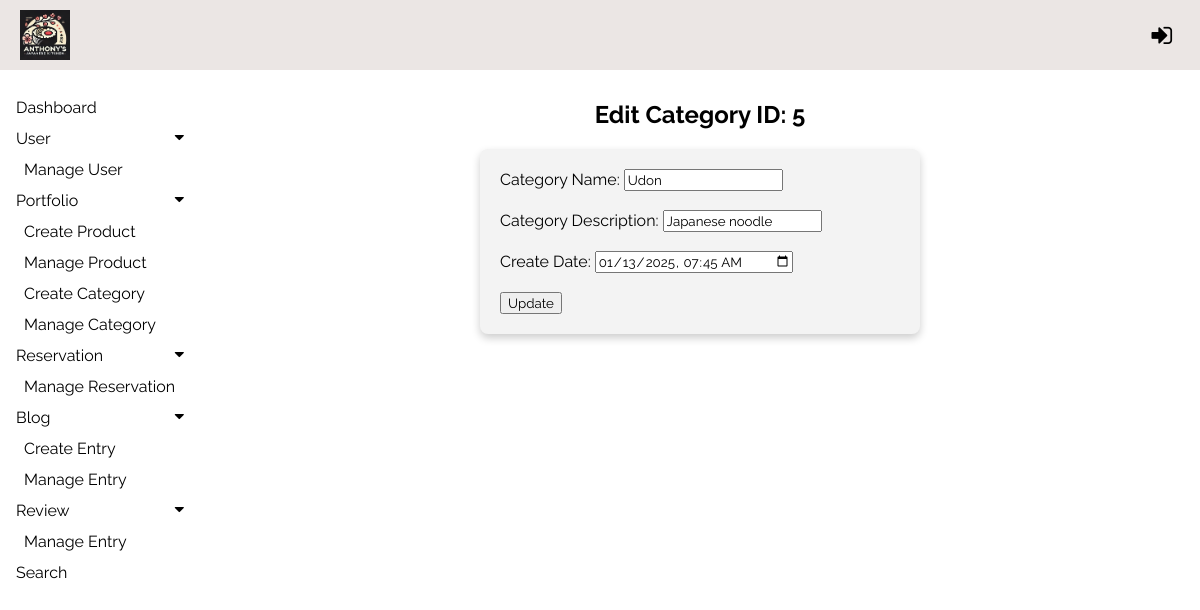
Screenshot of /ppms/admin/modules/product/editCategory.php?id=5 with the database file from the repository.
### tables this page shows
CREATE TABLE `category` (
  `categoryID` int(11) NOT NULL,
  `categoryName` varchar(100) NOT NULL,
  `categoryDesc` varchar(100) NOT NULL,
  `createDate` timestamp NOT NULL DEFAULT current_timestamp()
);

### ppms/admin/modules/product/editCategory.php (the view, shortened to what this page needs)
<?php
include("../../../config/config.php");
if (isset($_GET['id'])) {
    $categoryID = intval($_GET['id']);
    $sql = "SELECT * FROM category WHERE categoryID = ?";
    $stmt = mysqli_prepare($conn, $sql);
    mysqli_stmt_bind_param($stmt, "i", $categoryID);
    mysqli_stmt_execute($stmt);
    $result = mysqli_stmt_get_result($stmt);
    if ($row = mysqli_fetch_assoc($result)) {
        $categoryName = $row['categoryName'];
        $categoryDesc = $row['categoryDesc'];
        $createDate = $row['createDate'];
    } else {
        echo "Category not found.";
        exit;
    }
} else {
    echo "Invalid request.";
    exit;
}
?>
<!DOCTYPE html>
<html lang="en">
<head>
    <link rel="stylesheet" href="https://cdnjs.cloudflare.com/ajax/libs/font-awesome/4.7.0/css/font-awesome.min.css">
    <link rel="stylesheet" type="text/css" href="../../css/admin.css">
</head>
<body>
<header>
<div class="topNav">
        <img src="<?php echo ADMIN_BASE_URL; ?>/img/logo.jpg" alt="Logo">
        <?php if (isset($_SESSION["UID"])) { ?>
            <span>Welcome, <b><?php echo $_SESSION["userName"]; ?></b></span>
            <a href="<?php echo ADMIN_BASE_URL; ?>userAuth/logout.php" class="logout-button" title="Logout">
                <i class="fa fa-sign-out" style="font-size:24px;" alt="Logout"></i>
            </a>
        <?php } else { ?>
            <a href="javascript:void(0);" onclick="openLoginPopup()" class="login-button">
                <i class="fa fa-sign-in" style="font-size:24px;" title="Login"></i>
            </a>
        <?php } ?>
    </div>
</header>
    <?php
    include '../../includes/sideNav.php';
    ?>
    <div class="main">
        <h2 style="text-align: center;">Edit Category ID: <?= htmlspecialchars($categoryID) ?></h2>
        <div class="rowform">
            <form action="" method="POST" enctype="multipart/form-data">
                <label for="categoryName">Category Name:</label>
                <input type="text" id="categoryName" name="categoryName" value="<?= htmlspecialchars($categoryName) ?>" required><br><br>
                <label for="categoryDesc">Category Description:</label>
                <input type="text" id="categoryDesc" name="categoryDesc" value="<?= htmlspecialchars($categoryDesc) ?>" required><br><br>
                <label for="createDate">Create Date:</label>
                <input type="datetime-local" id="createDate" name="createDate" value="<?= htmlspecialchars(date("Y-m-d\TH:i", strtotime($createDate))) ?>" required><br><br>
                <button type="submit">Update</button>
            </form>
        </div>
    </div>
</body>
</html>

### ppms/admin/css/admin.css (style rules this page uses)
body { font-family: "Raleway", sans-serif; margin: 0; padding: 0; background-color: white; }
.topNav { display: flex; justify-content: space-between; align-items: center; background-color:#ebe6e4; color: black; padding: 10px 20px; position: fixed; top: 0; left: 0; width: 100%; z-index: 2; box-sizing: border-box; }
.topNav img { height: 50px; }
.topNav a { color: black; text-decoration: none; font-size: 16px; display: flex; align-items: center; }
.topNav .fa { margin-right: 8px; }
.main { margin-top: 70px; margin-left: 200px; padding: 10px 10px; }
input, textarea, select, select option, button { font-family: "Raleway", sans-serif; }
.rowform { max-width: 400px; padding: 20px; background-color: #f3f3f3; border-radius: 8px; box-shadow: 0 4px 8px rgba(0, 0, 0, 0.2); margin: auto; }

### rows the page displays
category: categoryName "Udon", categoryDesc "Japanese noodle", createDate "01/13/2025 07:45"

### other values shown
$categoryID "5"
